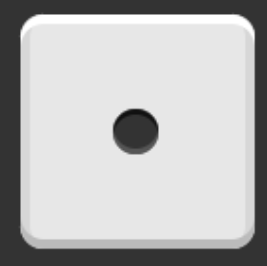
#> input picture hw2/1.png, 267 x 266 px
$ python '#2.py'
#> lines starting #> are read from the running program, lines starting #| are printed output that depends on the picture; after the words box and inside, x2 and y2 are one past the last pixel; in counts of white or black regions, pixels touching at a corner belong together
#> the answer given: 1.png
#> further down, src is the input picture: shape (266, 267); min 17, max 255, mean 183.4
import cv2

# 원 검출
def hough_circles(x, y, w, h):
    rect = blurred[y: y+h, x: x+w]
    tmp = dst[y:y+h, x:x+w]
    circles = cv2.HoughCircles(rect, cv2.HOUGH_GRADIENT, 1, 35, param1=250, param2=40)

    if circles is not None:
        for i in range(circles.shape[1]):
            cx, cy, radius = circles[0][i]
            cv2.circle(tmp, (int(cx), int(cy)), int(radius), (0, 0, 255), 2, cv2.LINE_AA)
        array.append(circles.shape[1])
        # cv2.imshow('rect', rect); cv2.waitKey()
        # cv2.destroyAllWindows()

def detect():
    # 바이너리 이미지 만들기
    ret, thr = cv2.threshold(blurred, 0, 255, cv2.THRESH_OTSU)
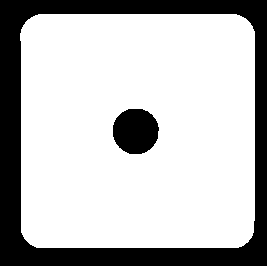
#> thr: shape (266, 267); 74.2% white; 2 black regions
#> ret = 141
    # 바깥 외곽선만 검출하여 리스트로 묶어줌(사각형 검출)
    contours, _ = cv2.findContours(thr, cv2.RETR_EXTERNAL, cv2.CHAIN_APPROX_NONE)
#> contours = 1 contour; box (x1, y1, x2, y2) and area: (20, 14, 255, 248) 53912
    for cont in contours:
        # 외곽선 근사화
        # contour가 그리는 길이에 2% 오차를 둠
        approx = cv2.approxPolyDP(cont, cv2.arcLength(cont, True) * 0.02, True)
        # 외곽의 꼭짓점의 수를 구해 vtc에 저장
        vtc = len(approx)
        if vtc == 4:
            (x, y, w, h) = cv2.boundingRect(cont)
            pt1 = (x, y)
            pt2 = (x + w, y + h)
            cv2.rectangle(dst, pt1, pt2, (255, 0, 0), 2)
            hough_circles(x, y, w, h)
#> this loop made 1 pass
#> (approx, vtc, x, y, w, h, pt2, circles in hough_circles) on pass 1: ([[28, 19], [24, 238], [247, 242], [250, 23]], 4, 20, 14, 235, 234, (255, 248), [[115.5, 117.5, 22.5]])
#> pass 1, in hough_circles, `rect = blurred[y: y+h, x: x+w]`:
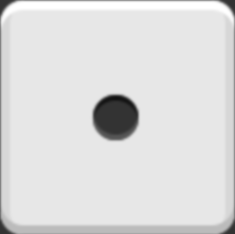
#> rect: shape (234, 235); min 18, max 255, mean 221
#> pass 1, in hough_circles, `tmp = dst[y:y+h, x:x+w]`:
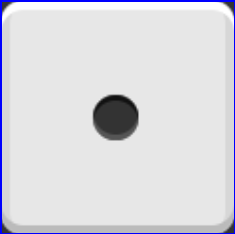
#> tmp: shape (234, 235, 3); mean B, G, R 223.8, 217.3, 217.3
#> after the loop:
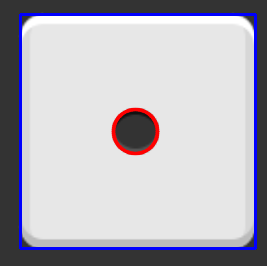
#> dst: shape (266, 267, 3); 4.99% of pixels changed, all inside (x1, y1, x2, y2) = (19, 13, 257, 250)

# 파일을 입력 받음
file = input()
# 이미지를 그레이 스케일로 읽기
src = cv2.imread(file, cv2.IMREAD_GRAYSCALE)
# 이미지 읽기 예외처리
if src is None:
    print('Image load failed!')
    exit()
# 허프 변환 함수가 노이즈에 민감하므로 블러링하여 노이즈 제거
blurred = cv2.GaussianBlur(src, (0, 0), 1)
# 출력할 이미지 dst
dst = cv2.cvtColor(src, cv2.COLOR_GRAY2BGR)

# 출력할 배열
array = []
# 검출(사각형을 우선적으로 검출한 후 각 사각형에 대하여 원 검출)
detect()
# 오름차순으로 배열 정렬 후 출력
array.sort()
print(array)
#| [1]
cv2.imshow('dst', dst)
cv2.waitKey()
cv2.destroyAllWindows()

$ run again, on hw2/7.png
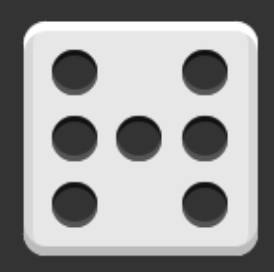
#> input picture hw2/7.png, 274 x 272 px
#> src is the input picture: shape (272, 274); min 17, max 255, mean 153
#> in detect, `ret, thr = cv2.threshold(blurred, 0, 255, cv2.THRESH_OTSU)`:
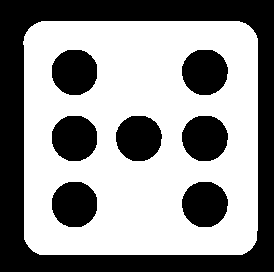
#> thr: shape (272, 274); 57.4% white; 8 black regions
#> ret = 140
#> contours = 1 contour; box (x1, y1, x2, y2) and area: (23, 21, 258, 255) 53916
#> the loop in detect, `for cont in contours:` made 1 pass
#> (approx, vtc, x, y, w, h, pt2) on pass 1: ([[31, 26], [28, 246], [249, 250], [253, 30]], 4, 23, 21, 235, 234, (258, 255))
#> after the loop in detect, `for cont in contours:`:
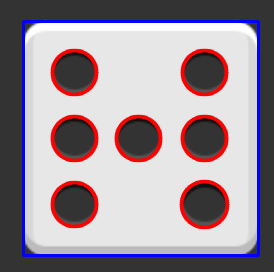
#> dst: shape (272, 274, 3); 10.69% of pixels changed, all inside (x1, y1, x2, y2) = (22, 20, 260, 257)
#| [7]

$ run again, on hw2/all.png
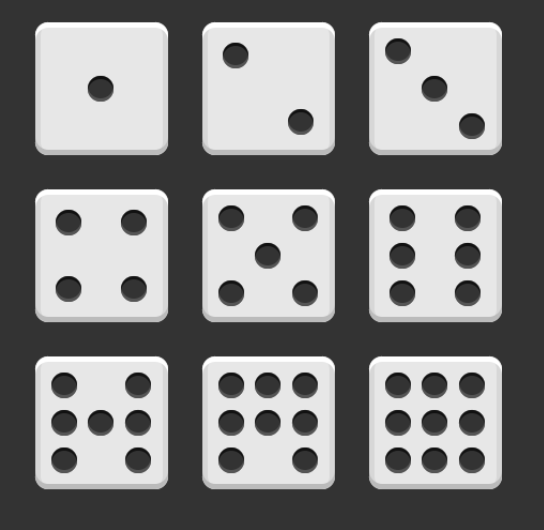
#> input picture hw2/all.png, 544 x 530 px
#> src is the input picture: shape (530, 544); min 17, max 255, mean 133.2
#> in detect, `ret, thr = cv2.threshold(blurred, 0, 255, cv2.THRESH_OTSU)`:
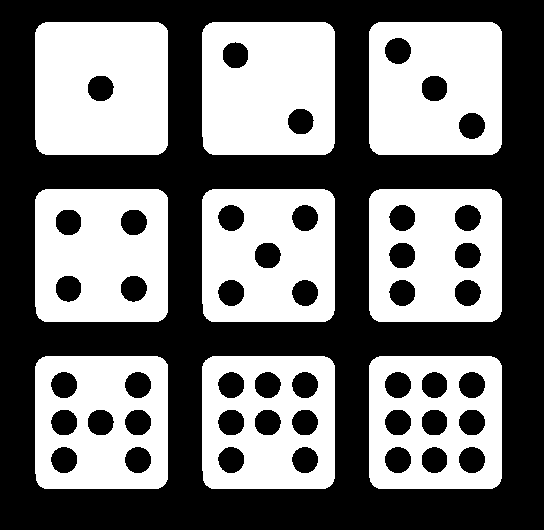
#> thr: shape (530, 544); 46.5% white; 9 white regions
#> ret = 139
#> contours = 9 contours; largest, box (x1, y1, x2, y2) and area: (369, 189, 502, 322) 17296, (369, 22, 502, 155) 17296, (369, 356, 502, 489) 17295, (35, 189, 168, 322) 17291, (35, 356, 168, 489) 17290
#> the loop in detect, `for cont in contours:` made 9 passes
#> (approx, x, y, pt2, circles in hough_circles) on passes 8 to 9: ([[206, 25], [204, 148], [329, 152], [332, 27]], 202, 22, (335, 155), [[33.5, 32.5, 12.7], [98.5, 99.5, 13.2]]), ([[39, 25], [39, 151], [162, 152], [166, 28]], 35, 22, (168, 155), [[65.5, 65.5, 12.7]])
#> after the loop in detect, `for cont in contours:`:
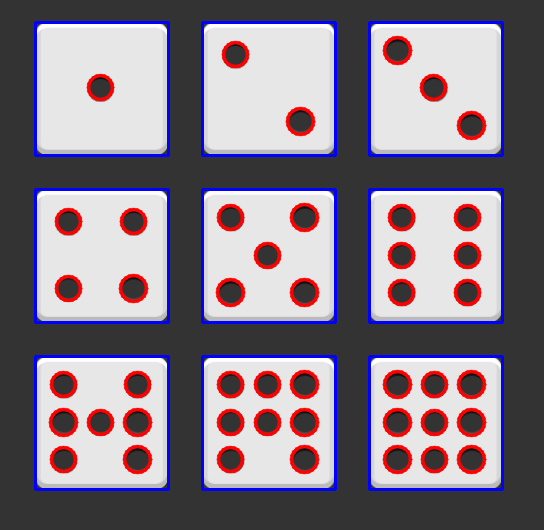
#> dst: shape (530, 544, 3); 11.04% of pixels changed, all inside (x1, y1, x2, y2) = (34, 21, 504, 491)
#| [1, 2, 3, 4, 5, 6, 7, 8, 9]
